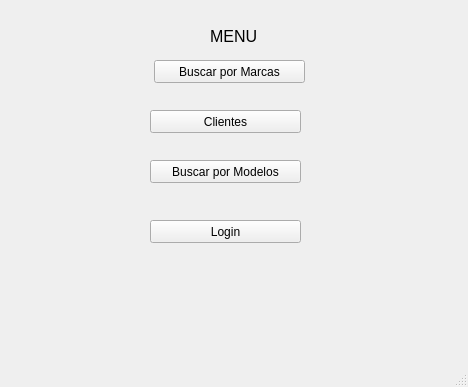
<?xml version="1.0" encoding="UTF-8"?>
<ui version="4.0">
 <class>MainWindow</class>
 <widget class="QMainWindow" name="MainWindow">
  <property name="geometry">
   <rect>
    <x>0</x>
    <y>0</y>
    <width>468</width>
    <height>387</height>
   </rect>
  </property>
  <property name="windowTitle">
   <string>MainWindow</string>
  </property>
  <widget class="QWidget" name="centralwidget">
   <widget class="QPushButton" name="pushButton">
    <property name="geometry">
     <rect>
      <x>154</x>
      <y>60</y>
      <width>151</width>
      <height>23</height>
     </rect>
    </property>
    <property name="text">
     <string>Buscar por Marcas</string>
    </property>
   </widget>
   <widget class="QPushButton" name="pushButton_2">
    <property name="geometry">
     <rect>
      <x>150</x>
      <y>110</y>
      <width>151</width>
      <height>23</height>
     </rect>
    </property>
    <property name="text">
     <string>Clientes</string>
    </property>
   </widget>
   <widget class="QPushButton" name="pushButton_3">
    <property name="geometry">
     <rect>
      <x>150</x>
      <y>160</y>
      <width>151</width>
      <height>23</height>
     </rect>
    </property>
    <property name="text">
     <string>Buscar por Modelos</string>
    </property>
   </widget>
   <widget class="QPushButton" name="pushButton_4">
    <property name="geometry">
     <rect>
      <x>150</x>
      <y>220</y>
      <width>151</width>
      <height>23</height>
     </rect>
    </property>
    <property name="text">
     <string>Login</string>
    </property>
   </widget>
   <widget class="QLabel" name="label">
    <property name="geometry">
     <rect>
      <x>210</x>
      <y>30</y>
      <width>46</width>
      <height>13</height>
     </rect>
    </property>
    <property name="font">
     <font>
      <pointsize>12</pointsize>
     </font>
    </property>
    <property name="text">
     <string>MENU</string>
    </property>
   </widget>
  </widget>
  <widget class="QMenuBar" name="menubar">
   <property name="geometry">
    <rect>
     <x>0</x>
     <y>0</y>
     <width>468</width>
     <height>21</height>
    </rect>
   </property>
  </widget>
  <widget class="QStatusBar" name="statusbar"/>
 </widget>
 <resources/>
 <connections/>
</ui>
